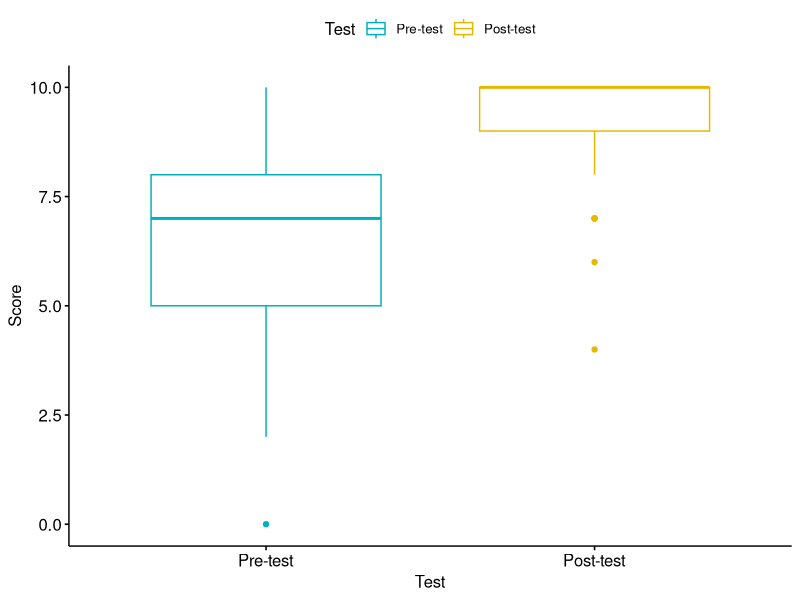

Here is the R script that generated this plot:
#The following packages should be installed in order to run this analysis
#install.packages(tidyverse)
#install.packages(dplyr)
#install.packages(ggpubr)
#install.packages(psych)

# Part 1: Analysis of pre-test and post test score
#Import score to R
library(readxl)
Pre_Post_score <- read_excel("pre-posttest.xlsx", sheet ="score")
View(Pre_Post_score)

# calculate mean and sd
library("dplyr")

#get mode
get_mode <- function(x) {
  uniq_x <- unique(x)
  uniq_x[which.max(tabulate(match(x, uniq_x)))]
}

#summarize statistic
group_by(Pre_Post_score, Test) %>%
  summarise(
    count = n(),
    mean = mean(Score, na.rm = TRUE),
    median = median(Score, na.rm = TRUE),
    mode = get_mode(Score),
    sd = sd(Score, na.rm = TRUE)
  )

#box plot
library("ggpubr")
ggboxplot(Pre_Post_score, x = "Test", y = "Score", 
          color = "Test", palette = c("#00AFBB", "#E7B800"),
          order = c("Pre-test", "Post-test"),
          ylab = "Score", xlab = "Test")

#Normality test (n < 50 use Shapiro-Wilk normality test)
# compute the difference
score_pre <- with(Pre_Post_score,Score[Test == "Pre-test"])
score_pre
score_post <- with(Pre_Post_score,Score[Test == "Post-test"])
score_post
score_diff <- with(Pre_Post_score, 
                   Score[Test == "Pre-test"] - Score[Test == "Post-test"])
score_diff
# Shapiro-Wilk normality test for the differences
shapiro.test(score_pre) # => p-value = 0.093, Fail to reject null hypothesis (normal distribution)
shapiro.test(score_post) # => p-value = 7.899e-09, null hypothesis (not normal distribution)
shapiro.test(score_diff) # => p-value = 0.5079, Fail to reject null hypothesis (normal distribution)

#Pre_Post_score_2 <- read_excel("pre-posttest.xlsx", sheet ="Sheet2")
#View(Pre_Post_score_2)

pre_scores <- Pre_Post_score$Score[Pre_Post_score$Test == "Pre-test"]
post_scores <- Pre_Post_score$Score[Pre_Post_score$Test == "Post-test"]

# Data is not normal distribution (non-parametric), so paired t test are used
res_diff <- wilcox.test(pre_scores, post_scores, paired = TRUE)
#res_diff <- t.test(pre_scores, post_scores, paired = TRUE)
res_diff
res_diff$p.value # => p-value = 1.405e-06 reject null hypothesis (score of pre-test and post test are different)

##################### END PART 1 #######################

#Part2: Analysis of pre and post test score by topic
#load data
Pre_Post_score_2 <- read_excel("pre-posttest.xlsx", sheet ="score_part")
View(Pre_Post_score_2)

results <- list()

# Loop through each pair
for (pair in list(
  c("Airborn_pre", "Airborn_post"),
  c("Droplet_pre", "Droplet_post"),
  c("Contact_pre", "Contact_post"),
  c("stop_the_spread_pre", "stop_the_spread_post")
)) {
  # Perform Wilcoxon signed-rank test
  test_result <- wilcox.test(Pre_Post_score_2[[pair[1]]], Pre_Post_score_2[[pair[2]]], paired = TRUE)
  # Store the result in the list
  results[[paste(pair, collapse = "_vs_")]] <- test_result
}

# View all results
results

#################### END PART 2 ############################

# Part 3: Analysis of pre-test score by rotate
#Group by pass surgery?
# Sx pass ??
Pre_Post_score_3 <- read_excel("pre-posttest.xlsx", sheet ="groupby_sx")
View(Pre_Post_score_3)

# Detailed descriptive statistics by group
library(psych)
descriptive_stats <- describeBy(Pre_Post_score_3$Score, group = Pre_Post_score_3$Sx, mat = TRUE)

print(descriptive_stats)

descriptive_stats <- aggregate(Score ~ Sx, data = Pre_Post_score_3, 
                               FUN = function(x) c(mean = mean(x), sd = sd(x), n = length(x)))

# Format the output
descriptive_stats <- do.call(data.frame, descriptive_stats)
colnames(descriptive_stats) <- c("Group", "Mean", "SD", "Count")
print(descriptive_stats)

# Levene's test
library(car)
levene_test_result <- leveneTest(Score ~ Sx, Pre_Post_score_3)
print(levene_test_result)

# Perform oneway anova
anova_result <- aov(Score ~ Sx, data = Pre_Post_score_3)
summary(anova_result)

# Perform Tukey's Honest Significant Difference test
tukey_result <- TukeyHSD(anova_result)

# View the results
print(tukey_result)

###################### END PART 3 ##########################